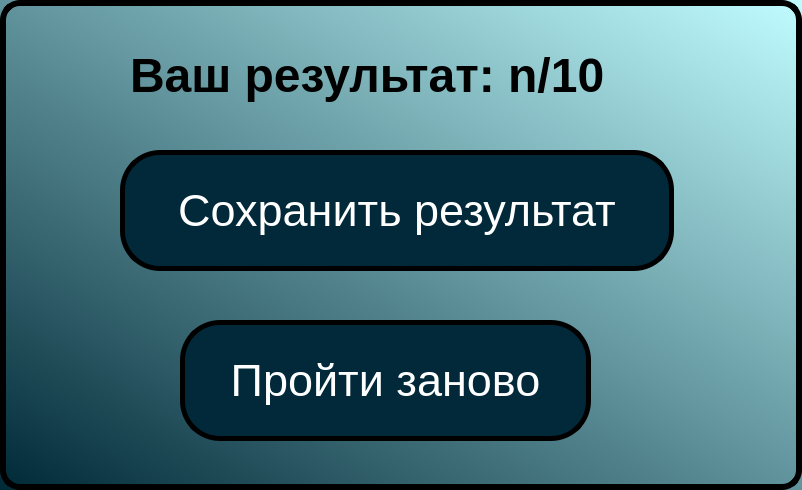
<?xml version="1.0" encoding="UTF-8"?>
<ui version="4.0">
 <class>ResultDialog</class>
 <widget class="QDialog" name="ResultDialog">
  <property name="geometry">
   <rect>
    <x>0</x>
    <y>0</y>
    <width>802</width>
    <height>490</height>
   </rect>
  </property>
  <property name="windowTitle">
   <string>Dialog</string>
  </property>
  <property name="styleSheet">
   <string notr="true">QDialog{
background: qlineargradient(x1:0, y1:1, x2:1, y2:0, stop:0 #012A38, stop:1 #C0FCFF);
border: 6px solid black;
border-radius: 20px;
}
</string>
  </property>
  <widget class="QLabel" name="resultLabel">
   <property name="geometry">
    <rect>
     <x>130</x>
     <y>30</y>
     <width>581</width>
     <height>91</height>
    </rect>
   </property>
   <property name="styleSheet">
    <string notr="true">QLabel#resultLabel {
    font-family: &quot;Inter&quot;;
    font-weight: bold;
    font-size: 48px;           /* можно изменить размер по вкусу */
    color: black;              /* или белый, если фон тёмный */
    qproperty-alignment: 'AlignCenter';
}
</string>
   </property>
   <property name="text">
    <string>Ваш результат: n/10</string>
   </property>
  </widget>
  <widget class="QPushButton" name="saveButton">
   <property name="geometry">
    <rect>
     <x>120</x>
     <y>150</y>
     <width>554</width>
     <height>121</height>
    </rect>
   </property>
   <property name="styleSheet">
    <string notr="true">QPushButton {
    background-color: #01293A;
    color: #FFFFFF;
    border: 5px solid #000000;
    border-radius: 40px;
    font-family: 'Roboto';
    font-size: 45px;
}
QPushButton:hover {
    background-color: #001a26;
}</string>
   </property>
   <property name="text">
    <string>Сохранить результат</string>
   </property>
  </widget>
  <widget class="QPushButton" name="retryButton">
   <property name="geometry">
    <rect>
     <x>180</x>
     <y>320</y>
     <width>411</width>
     <height>121</height>
    </rect>
   </property>
   <property name="styleSheet">
    <string notr="true">QPushButton {
    background-color: #01293A;
    color: #FFFFFF;
    border: 5px solid #000000;
    border-radius: 40px;
    font-family: 'Roboto';
    font-size: 45px;
}
QPushButton:hover {
    background-color: #001a26;
}</string>
   </property>
   <property name="text">
    <string>Пройти заново</string>
   </property>
  </widget>
 </widget>
 <resources/>
 <connections/>
</ui>
